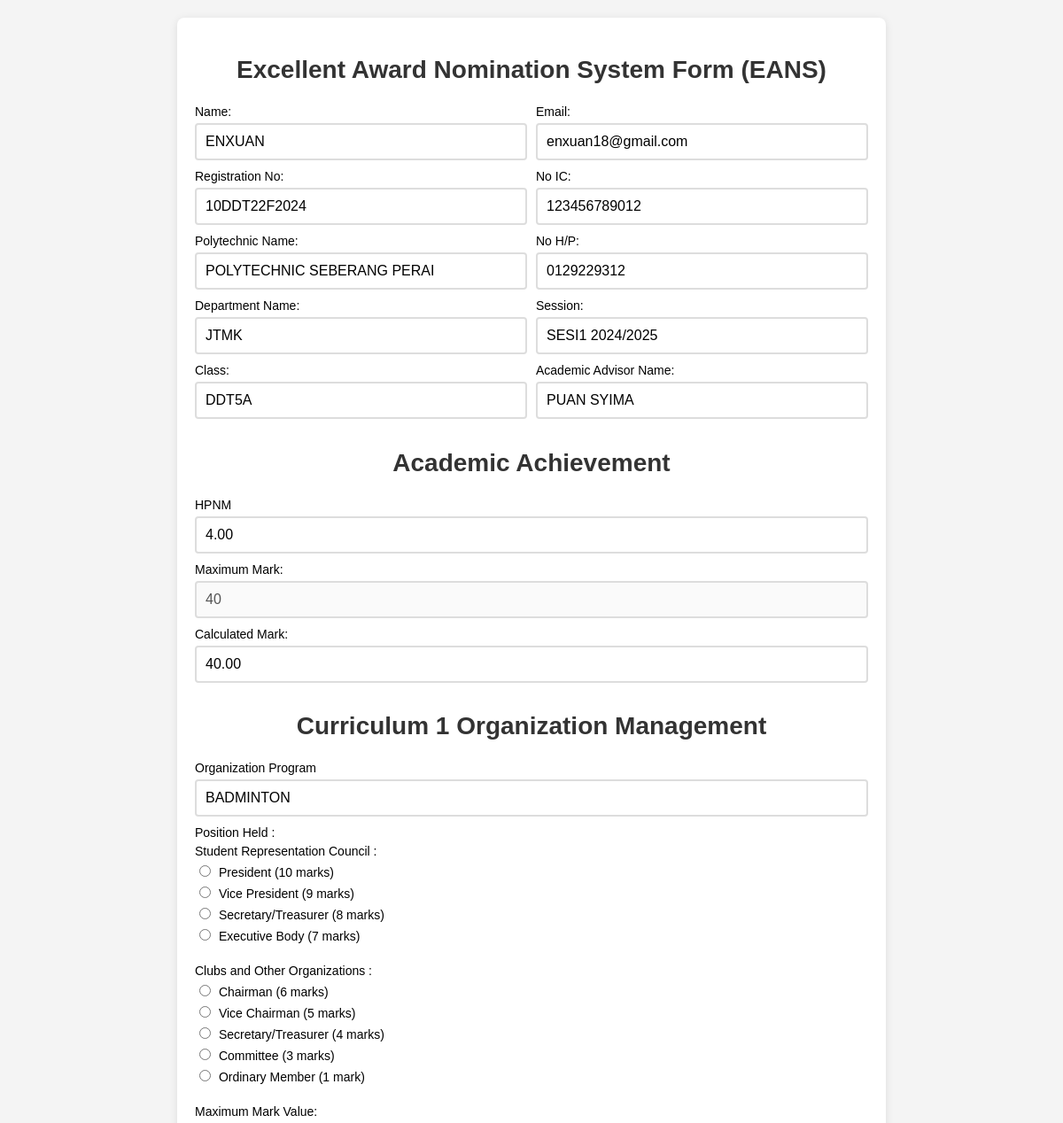
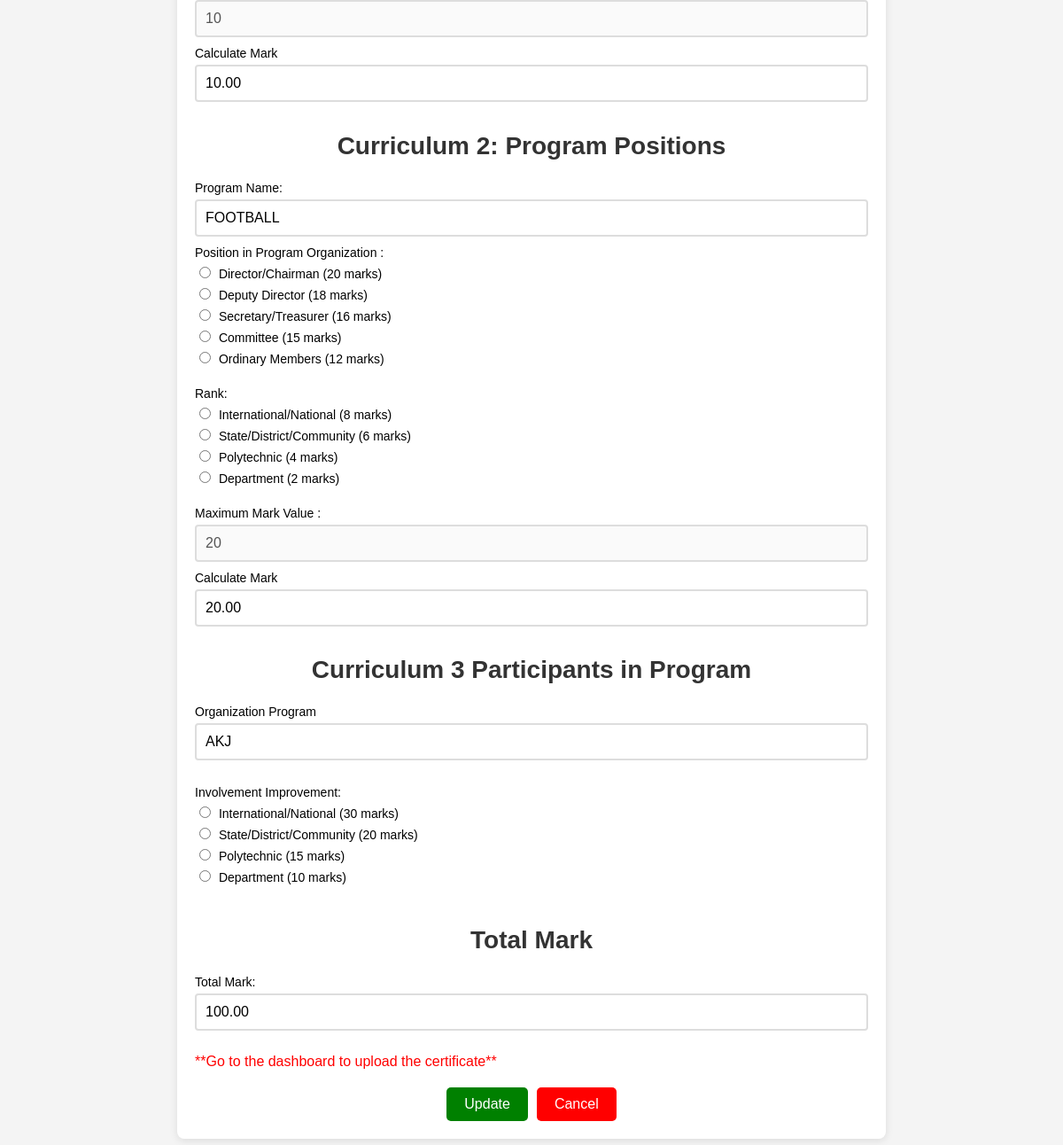
The page /edit.php?id=194 on the database its author committed (2 pictures, top to bottom).
### tables this page shows
CREATE TABLE `scoring` (
  `id` int(11) NOT NULL,
  `name` varchar(100) NOT NULL,
  `created_at` timestamp NOT NULL DEFAULT current_timestamp() ON UPDATE current_timestamp(),
  `reg_no` varchar(50) NOT NULL,
  `poly_name` varchar(100) NOT NULL,
  `dept_name` varchar(50) NOT NULL,
  `class` varchar(50) NOT NULL,
  `email` varchar(100) NOT NULL,
  `ic_no` varchar(20) NOT NULL,
  `phone_no` varchar(20) NOT NULL,
  `session` varchar(50) NOT NULL,
  `advisor_name` varchar(100) NOT NULL,
  `hpnm` decimal(4,2) NOT NULL,
  `calculated_mark` decimal(5,2) NOT NULL,
  `org_program` varchar(255) NOT NULL,
  `calculate1_mark` decimal(5,2) NOT NULL,
  `program_name` varchar(255) NOT NULL,
  `calculate2_mark` decimal(5,2) NOT NULL,
  `program_name3` varchar(255) NOT NULL,
  `calculate_k3_mark` decimal(5,2) NOT NULL,
  `image` varchar(255) NOT NULL,
  `uploaded_file` varchar(255) NOT NULL,
  `total_mark` decimal(5,2) NOT NULL,
  `status` enum('pending','approved','rejected') NOT NULL DEFAULT 'pending'
);

### edit.php (the view, shortened to what this page needs)
<?php
include 'scoring_conn.php';
if (isset($_GET['id'])) {
    $id = $_GET['id'];
    $sql = "SELECT * FROM scoring WHERE id = ?";
    $stmt = $connection->prepare($sql);
    $stmt->bind_param("i", $id);
    $stmt->execute();
    $result = $stmt->get_result();
    if ($result->num_rows == 1) {
        $row = $result->fetch_assoc();
    } else {
        echo "Record not found.";
        exit;
    }
} else {
    echo "Invalid ID.";
    exit;
}
?>
<!DOCTYPE html>
<html lang="en">
<head>
    <link rel="stylesheet" href="scoring.css">
</head>
<body>
    <div class="container">
        <h2>Excellent Award Nomination System Form (EANS)</h2>
        <form action="update.php" method="POST" id="eans-form">
            <div class="form-row">
                <div class="form-column-left">
                    <label>Name:</label>
                    <input type="text" name="name" value="<?php echo htmlspecialchars($row['name']); ?>" required><br>
                    <label>Registration No:</label>
                    <input type="text" name="reg_no" value="<?php echo htmlspecialchars($row['reg_no']); ?>" required><br>
                    <label>Polytechnic Name:</label>
                    <input type="text" name="poly_name" value="<?php echo htmlspecialchars($row['poly_name']); ?>" required><br>
                    <label>Department Name:</label>
                    <input type="text" name="dept_name" value="<?php echo htmlspecialchars($row['dept_name']); ?>" required><br>
                    <label>Class:</label>
                    <input type="text" name="class" value="<?php echo htmlspecialchars($row['class']); ?>" required><br>
                </div>
                <div class="form-column-right">
                    <label>Email:</label>
                    <input type="email" name="email" value="<?php echo htmlspecialchars($row['email']); ?>" required><br>
                    <label>No IC:</label>
                    <input type="text" name="ic_no" value="<?php echo htmlspecialchars($row['ic_no']); ?>" required><br>
                    <label>No H/P:</label>
                    <input type="text" name="phone_no" value="<?php echo htmlspecialchars($row['phone_no']); ?>" required><br>
                    <label>Session:</label>
                    <input type="text" name="session" value="<?php echo htmlspecialchars($row['session']); ?>" required><br>
                    <label>Academic Advisor Name:</label>
                    <input type="text" name="advisor_name" value="<?php echo htmlspecialchars($row['advisor_name']); ?>" required><br>
                </div>
            </div>
<h2>Academic Achievement</h2>
<label for="hpnm">HPNM</label>
<input type="number" id="hpnm" name="hpnm" min="0" max="4" step="0.01" oninput="calculateMark()" value="<?php echo htmlspecialchars($row['hpnm']); ?>" required><br>
<label>Maximum Mark:</label>
<input type="number" id="max_mark" name="max_mark" value="40" disabled><br>
<label>Calculated Mark:</label>
<input type="number" id="calculated_mark" name="calculated_mark" readonly value="<?php echo htmlspecialchars($row['calculated_mark']); ?>"><br>
<h2 class="Curriculum-title">Curriculum 1 Organization Management</h2>
<div class="form-row-center">
    <label for="org_program">Organization Program</label>
    <input type="text" id="org_program" name="org_program" value="<?php echo htmlspecialchars($row['org_program']); ?>" required>
</div>
<label for="position_held">Position Held :</label>
<div>
    <label for="student_rep_council">Student Representation Council :</label>
    <div>
        <label style="font-weight: normal; margin-right: 10px;">
            <input type="radio" name="position" value="10" <?php if (isset($row['position']) && $row['position'] == 10) echo 'checked'; ?> required onchange="updateCalculatedMark()"> President (10 marks)
        </label>
        <label style="font-weight: normal; margin-right: 10px;">
            <input type="radio" name="position" value="9" <?php if (isset($row['position']) && $row['position'] == 9) echo 'checked'; ?> onchange="updateCalculatedMark()"> Vice President (9 marks)
        </label>
        <label style="font-weight: normal; margin-right: 10px;">
            <input type="radio" name="position" value="8" <?php if (isset($row['position']) && $row['position'] == 8) echo 'checked'; ?> onchange="updateCalculatedMark()"> Secretary/Treasurer (8 marks)
        </label>
        <label style="font-weight: normal; margin-right: 10px;">
            <input type="radio" name="position" value="7" <?php if (isset($row['position']) && $row['position'] == 7) echo 'checked'; ?> onchange="updateCalculatedMark()"> Executive Body (7 marks)
        </label>
        <br>
    </div>
    <label for="clubs_org">Clubs and Other Organizations :</label>
    <div>
        <label style="font-weight: normal; margin-right: 10px;">
            <input type="radio" name="position" value="6" <?php if (isset($row['position']) && $row['position'] == 6) echo 'checked'; ?> required onchange="updateCalculatedMark()"> Chairman (6 marks)
        </label>
        <label style="font-weight: normal; margin-right: 10px;">
            <input type="radio" name="position" value="5" <?php if (isset($row['position']) && $row['position'] == 5) echo 'checked'; ?> onchange="updateCalculatedMark()"> Vice Chairman (5 marks)
        </label>
        <label style="font-weight: normal; margin-right: 10px;">
            <input type="radio" name="position" value="4" <?php if (isset($row['position']) && $row['position'] == 4) echo 'checked'; ?> onchange="updateCalculatedMark()"> Secretary/Treasurer (4 marks)
        </label>
        <label style="font-weight: normal; margin-right: 10px;">
            <input type="radio" name="position" value="3" <?php if (isset($row['position']) && $row['position'] == 3) echo 'checked'; ?> onchange="updateCalculatedMark()"> Committee (3 marks)
        </label>
        <label style="font-weight: normal; margin-right: 10px;">
            <input type="radio" name="position" value="1" <?php if (isset($row['position']) && $row['position'] == 1) echo 'checked'; ?> onchange="updateCalculatedMark()"> Ordinary Member (1 mark)
        </label>
        <br>
    </div>
</div>
<div class="form-row-center">
    <label for="total_max_mark">Maximum Mark Value:</label>
    <input type="number" id="total_max_mark" name="total_max_mark" value="10" disabled>
</div>
<div class="form-row-center">
    <label for="calculate1_mark">Calculate Mark</label>
    <input type="number" id="calculate1_mark" name="calculate1_mark" readonly value="<?php echo htmlspecialchars($row['calculate1_mark']); ?>">
</div>
<h2>Curriculum 2: Program Positions</h2>
<label>Program Name:</label>
<input type="text" name="program_name" value="<?php echo htmlspecialchars($row['program_name']); ?>" required><br>
<label for="program_org" id="program_org-label">Position in Program Organization :</label>
<div>
    <label style="font-weight: normal; margin-right: 10px;">
        <input type="radio" name="combined_selection" value="20" <?php if (isset($row['combined_selection']) && $row['combined_selection'] == 20) echo 'checked'; ?> required onchange="rankCalculatedMark()">
        <span id="position_director">Director/Chairman</span> (20 marks)
    </label>
    <label style="font-weight: normal; margin-right: 10px;">
        <input type="radio" name="combined_selection" value="18" <?php if (isset($row['combined_selection']) && $row['combined_selection'] == 18) echo 'checked'; ?> onchange="rankCalculatedMark()">
        <span id="position_deputy">Deputy Director</span> (18 marks)
    </label>
    <label style="font-weight: normal; margin-right: 10px;">
        <input type="radio" name="combined_selection" value="16" <?php if (isset($row['combined_selection']) && $row['combined_selection'] == 16) echo 'checked'; ?> onchange="rankCalculatedMark()">
        <span id="position_secretary">Secretary/Treasurer</span> (16 marks)
    </label>
    <label style="font-weight: normal; margin-right: 10px;">
        <input type="radio" name="combined_selection" value="15" <?php if (isset($row['combined_selection']) && $row['combined_selection'] == 15) echo 'checked'; ?> onchange="rankCalculatedMark()">
        <span id="position_committee"> Committee </span> (15 marks)
    </label>
    <label style="font-weight: normal; margin-right: 10px;">
        <input type="radio" name="combined_selection" value="12" <?php if (isset($row['combined_selection']) && $row['combined_selection'] == 12) echo 'checked'; ?> onchange="rankCalculatedMark()">
        <span id="position_member"> Ordinary Members</span> (12 marks)
    </label>
</div>
<br>
<div class="form-row-center">
    <label id="rank-label">Rank:</label>
    <div>
        <label style="font-weight: normal; margin-right: 10px;">
            <input type="radio" name="combined_selection" value="8" <?php if (isset($row['combined_selection']) && $row['combined_selection'] == 8) echo 'checked'; ?> required onchange="rankCalculatedMark()">
            <span id="rank_international">International/National</span> (8 marks)
        </label>
        <label style="font-weight: normal; margin-right: 10px;">
            <input type="radio" name="combined_selection" value="6" <?php if (isset($row['combined_selection']) && $row['combined_selection'] == 6) echo 'checked'; ?> onchange="rankCalculatedMark()">
            <span id="rank_state">State/District/Community</span> (6 marks)
        </label>
        <label style="font-weight: normal; margin-right: 10px;">
            <input type="radio" name="combined_selection" value="4" <?php if (isset($row['combined_selection']) && $row['combined_selection'] == 4) echo 'checked'; ?> onchange="rankCalculatedMark()">
            <span id="rank_polytechnic">Polytechnic</span> (4 marks)
        </label>
        <label style="font-weight: normal; margin-right: 10px;">
            <input type="radio" name="combined_selection" value="2" <?php if (isset($row['combined_selection']) && $row['combined_selection'] == 2) echo 'checked'; ?> onchange="rankCalculatedMark()">
            <span id="rank_department">Department</span> (2 marks)
        </label>
    </div>
</div>
<br>
<div class="form-row-center">
    <label for="rank_max_mark" id="rank_max_mark-label">Maximum Mark Value :</label>
    <input type="number" id="rank_max_mark" name="rank_max_mark" value="20" disabled>
</div>
<div class="form-row-center">
    <label for="calculate2_mark" id="calculate2_mark-label">Calculate Mark</label>
    <input type="number" id="calculate2_mark" name="calculate2_mark" readonly value="<?php echo htmlspecialchars($row['calculate2_mark']); ?>">
</div>
<h2 class="Curriculum3-title" id="curriculum3-title">Curriculum 3 Participants in Program</h2>
<div class="form-row-center">
    <label for="program_name3" id="program_name3-label">Organization Program</label>
    <input type="text" id="program_name3" name="program_name3" value="<?php echo htmlspecialchars($row['program_name3']); ?>" required>
</div>
<br>
<div class="form-row-center">
    <label id="involvement-label">Involvement Improvement:</label>
    <div>
        <label style="font-weight: normal; margin-right: 10px;">
            <input type="radio" name="involvement" value="30" <?php if (isset($row['involvement']) && $row['involvement'] == 30) echo 'checked'; ?> onchange="involveCalculatedMark()">
            <span id="involveinternational"> International/National</span> (30 marks)
        </label>
        <label style="font-weight: normal; margin-right: 10px;">
            <input type="radio" name="involvement" value="20" <?php if (isset($row['involvement']) && $row['involvement'] == 20) echo 'checked'; ?> onchange="involveCalculatedMark()">
            <span id="involvestate"> State/District/Community</span> (20 marks)
        </label>
        <label style="font-weight: normal; margin-right: 10px;">
            <input type="radio" name="involvement" value="15" <?php if (isset($row['involvement']) && $row['involvement'] == 15) echo 'checked'; ?> onchange="involveCalculatedMark()">
            <span id="involvepoly"> Polytechnic</span> (15 marks)
        </label>
        <label style="font-weight: normal; margin-right: 10px;">
            <input type="radio" name="involvement" value="10" <?php if (isset($row['involvement']) && $row['involvement'] == 10) echo 'checked'; ?> onchange="involveCalculatedMark()">
            <span id="involvedepartment"> Department</span> (10 marks)
        </label>
    </div>
</div>
<br>
<h2>Total Mark</h2>
<label>Total Mark:</label>
<input type="number" id="total_mark" name="total_mark" readonly value="<?php echo htmlspecialchars($row['total_mark']); ?>"><br>
<p style="color: red;"> **Go to the dashboard to upload the certificate**</p>
<div class="form-row-center" style="display: flex; justify-content: center; gap: 10px; margin-top: 20px;">
    <button type="submit" name="update" style="padding: 10px 20px; font-size: 16px; cursor: pointer; border: none; color: white; border-radius: 5px; background-color: green;">
        Update
    </button>
    <button type="button" onclick="window.location.href='tableindex.php';" style="padding: 10px 20px; font-size: 16px; cursor: pointer; border: none; color: white; border-radius: 5px; background-color: red;">
        Cancel
    </button>
</div>
</form>
</body>
</html>

### scoring.css (style rules this page uses)
* { box-sizing: border-box; }
body { font-family: Arial, sans-serif; background-color: #f4f4f4; margin: 0; padding: 20px; }
.container { max-width: 800px; margin: auto; padding: 20px; background: #fff; border-radius: 8px; box-shadow: 0 2px 10px rgba(0, 0, 0, 0.1); }
h1, h2 { text-align: center; color: #333; font-size: 24px; }
.form-row { display: flex; justify-content: space-between; margin-bottom: 15px; }
.form-column-left, .form-column-right { flex: 1; margin-right: 10px; }
.form-column-right { margin-right: 0; }
label { display: block; margin-bottom: 5px; font-size: 14px; }
input[type="text"], input[type="number"] { width: 100%; padding: 8px; border: 2px solid #ddd; border-radius: 4px; margin-bottom: 10px; font-size: 14px; text-transform: uppercase; }
input[type="email"] { width: 100%; padding: 8px; border: 2px solid #ddd; border-radius: 4px; margin-bottom: 10px; font-size: 14px; }
input[type="radio"] { margin-right: 5px; }
button { background-color: #007BFF; color: white; border: none; padding: 8px 16px; border-radius: 4px; font-size: 14px; cursor: pointer; }
@media (min-width: 769px) { .container { max-width: 800px; padding: 20px; } }
@media (min-width: 769px) { h1, h2 { font-size: 28px; } }
@media (min-width: 769px) { button { padding: 10px 20px; font-size: 16px; } }
@media (min-width: 769px) { input[type="text"], input[type="email"], input[type="number"] { font-size: 16px; padding: 10px; } }

### rows shown on the page
scoring: name "enxuan", reg_no "10DDT22F2024", poly_name "Polytechnic Seberang Perai", dept_name "JTMK", class "DDT5A", email "enxuan18@gmail.com", ic_no "123456789012", phone_no "0129229312", session "Sesi1 2024/2025", advisor_name "Puan Syima", hpnm "4.00", calculated_mark "40.00", org_program "Badminton", calculate1_mark "10.00", program_name "Football", calculate2_mark "20.00", program_name3 "AKJ", total_mark "100.00"
